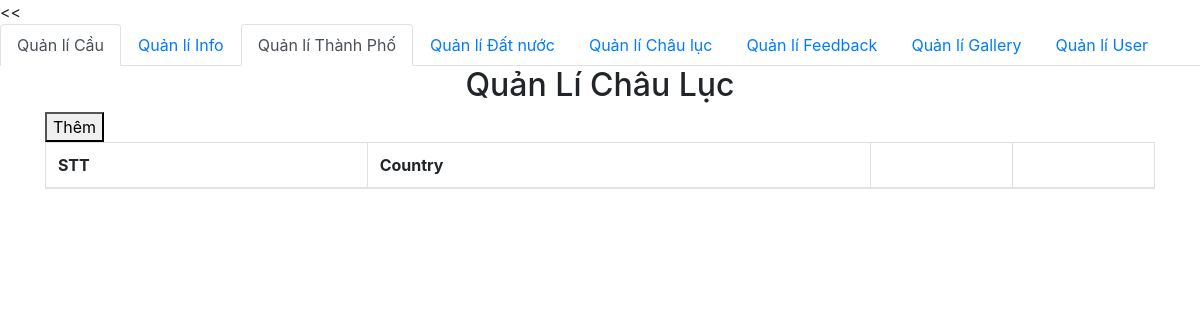
Before: /admin/category/quanlichauluc.php with the older database file.
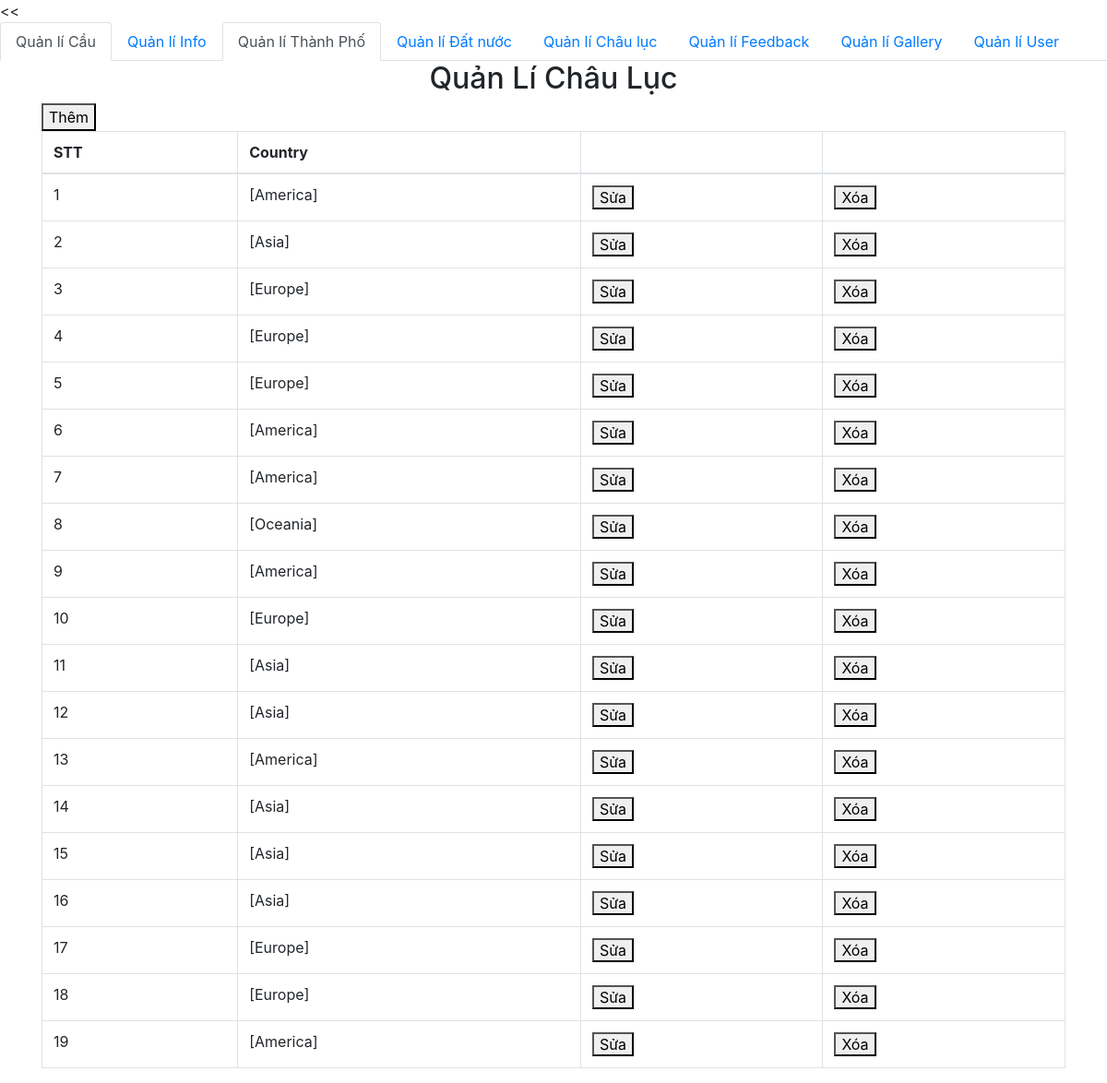
After: the same page with the newer database file.
### tables this page shows
CREATE TABLE `continents` (
  `id` int(11) NOT NULL,
  `name_continents` varchar(50) NOT NULL
);

### admin/db/dbhelper.php (called while the page is built, shortened)
<?php
require_once('config.php');
function queryResult($sql, $isSingle = false) {
	$conn = mysqli_connect(HOST, USERNAME, PASSWORD, DATABASE);
	mysqli_set_charset($conn, 'utf8');
	$resultset = mysqli_query($conn, $sql);
	$data = [];
	while(($row = mysqli_fetch_array($resultset, 1)) != null) {
		$data[] = $row;
	}
	return $data;
}

### admin/category/quanlichauluc.php (the view, shortened to what this page needs)
<<?php
require_once ('../db/config.php');
require_once ('../db/dbhelper.php');
?>
<!DOCTYPE html>
<html>
<head>
	<link rel="stylesheet" href="https://maxcdn.bootstrapcdn.com/bootstrap/4.4.1/css/bootstrap.min.css">
</head>
<body>
		<ul class="nav nav-tabs">
	  <li class="nav-item">
	    <a class="nav-link active" href="index.php">Quản lí Cầu</a>
	  </li>
	  <li class="nav-item">
	    <a class="nav-link" href="information.php">Quản lí Info</a>
	  </li>
	  <li class="nav-item">
	    <a class="nav-link active" href="quanlithanhpho.php">Quản lí Thành Phố</a>
	  </li>
	  <li class="nav-item">
	    <a class="nav-link" href="quanlidatnuoc.php">Quản lí Đất nước</a>
	  </li>
	  <li class="nav-item">
	    <a class="nav-link" href="#">Quản lí Châu lục</a>
	  </li>
	  <li class="nav-item">
	    <a class="nav-link" href="feedbacklist.php">Quản lí Feedback</a>
	  </li>
	  <li class="nav-item">
	    <a class="nav-link" href="#">Quản lí Gallery</a>
	  </li>
	  <li class="nav-item">
	    <a class="nav-link" href="user.php">Quản lí User</a>
	  </li>
	 	</ul>
	<div class="container">
		<div class="panel panel-primary">
			<div class="panel-heading">
				<h2 class="text-center">Quản Lí Châu Lục</h2>
			</div>
			<div class="panel-body">
				<a href="add.php">
					<button class="bth bth-success">Thêm</button>
				</a>
				<table class="table table-bordered table-hover">
					<thead>
						<tr>
							<th>STT</th>
							<th>Country</th>
							<th></th>
							<th></th>
						</tr>
					</thead>
					<tbody>
<?php
$sql = 'select * from continents';
$continentsList = queryResult($sql);
$index = 1;
foreach ($continentsList as $item){
	echo '<tr>
			<td>'.($index++).'</td>
			<td>'.$item['name_continents'].'</td>
			<td>
			<a href="add.php?id='.$item['id'].'"><button class="bth bth-warning">Sửa</button></a>
			</td>
			<td>
			<button class="bth bth-danger" onclick=deleteCategory('.$item['id'].') >Xóa</button>
			</td>
		</tr>';
}
?>
					</tbody>
				</table>
			</div>
		</div>
	</div>
</body>
</html>

Changed rows visible on the page:
added continents: name_continents "[America]"
added continents: name_continents "[Asia]"
added continents: name_continents "[Europe]"
added continents: name_continents "[Europe]"
added continents: name_continents "[Europe]"
added continents: name_continents "[America]"
added continents: name_continents "[America]"
added continents: name_continents "[Oceania]"
added continents: name_continents "[America]"
added continents: name_continents "[Europe]"
added continents: name_continents "[Asia]"
added continents: name_continents "[Asia]"
added continents: name_continents "[America]"
added continents: name_continents "[Asia]"
added continents: name_continents "[Asia]"
added continents: name_continents "[Asia]"
added continents: name_continents "[Europe]"
added continents: name_continents "[Europe]"
added continents: name_continents "[America]"
